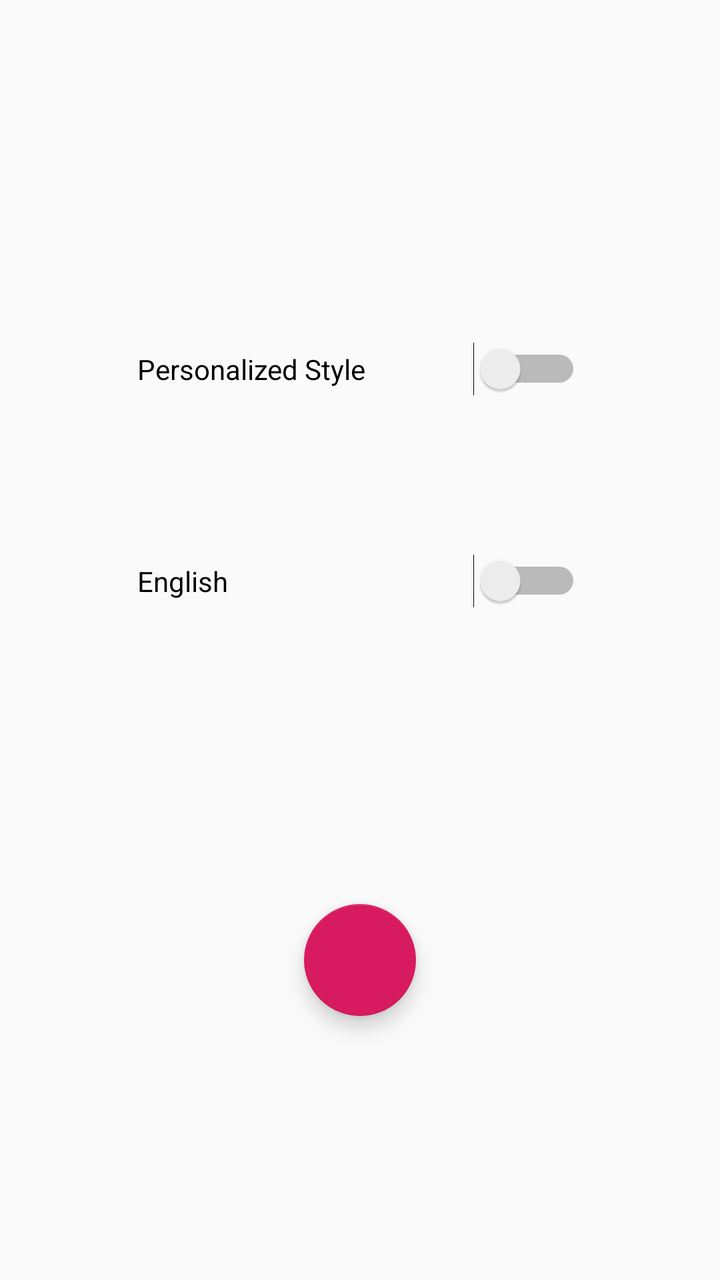
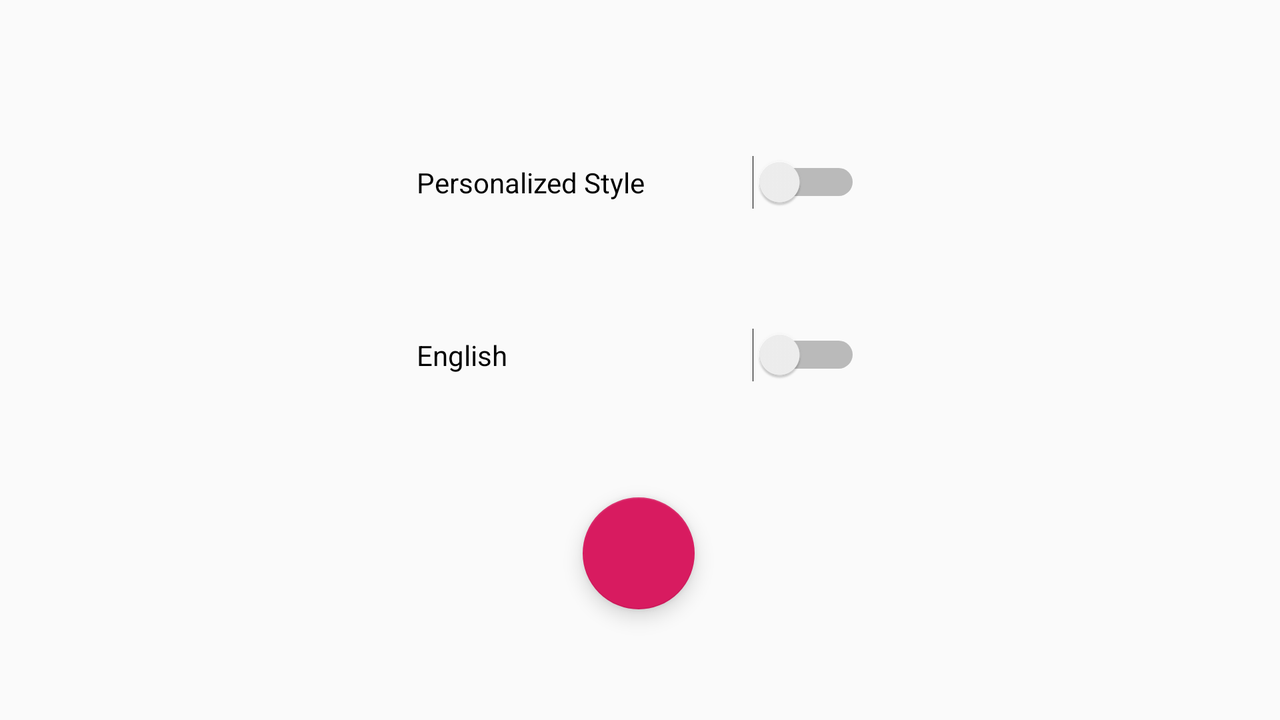

The same Android screen from two of the app's own layout files: first res/layout/ as a phone draws it, then the author's variant for another configuration, drawn on a device whose configuration selects that folder. Both files follow.
<!-- AndroidManifest.xml: application theme AppTheme -->
<!-- res/layout/activity_settings.xml -->
<?xml version="1.0" encoding="utf-8"?>
<android.support.constraint.ConstraintLayout xmlns:android="http://schemas.android.com/apk/res/android"
    xmlns:app="http://schemas.android.com/apk/res-auto"
    xmlns:tools="http://schemas.android.com/tools"
    android:layout_width="match_parent"
    android:layout_height="match_parent"
    android:theme="@style/AppTheme2"
    tools:context=".SettingsActivity">

    <android.support.design.widget.FloatingActionButton
        android:id="@+id/fab7"
        android:layout_width="wrap_content"
        android:layout_height="wrap_content"
        android:layout_gravity="center_vertical|start"
        android:layout_margin="@dimen/fab_margin"
        android:layout_marginStart="8dp"
        android:layout_marginLeft="8dp"
        android:layout_marginTop="8dp"
        android:layout_marginEnd="8dp"
        android:layout_marginRight="8dp"
        android:layout_marginBottom="8dp"
        app:layout_anchorGravity="left"
        app:layout_constraintBottom_toBottomOf="parent"
        app:layout_constraintEnd_toEndOf="parent"
        app:layout_constraintStart_toStartOf="parent"
        app:layout_constraintTop_toBottomOf="@+id/switch2"
        app:srcCompat="@drawable/ic_arrow_back_black" />

    <Switch
        android:id="@+id/switch1"
        android:layout_width="222dp"
        android:layout_height="59dp"
        android:layout_marginStart="8dp"
        android:layout_marginLeft="8dp"
        android:layout_marginTop="8dp"
        android:layout_marginEnd="8dp"
        android:layout_marginRight="8dp"
        android:layout_marginBottom="8dp"
        android:text="@string/pref1"
        app:layout_constraintBottom_toTopOf="@+id/switch2"
        app:layout_constraintEnd_toEndOf="parent"
        app:layout_constraintHorizontal_bias="0.497"
        app:layout_constraintStart_toStartOf="parent"
        app:layout_constraintTop_toTopOf="parent"
        app:layout_constraintVertical_bias="0.79" />

    <Switch
        android:id="@+id/switch2"
        android:layout_width="222dp"
        android:layout_height="59dp"
        android:layout_marginStart="8dp"
        android:layout_marginLeft="8dp"
        android:layout_marginTop="8dp"
        android:layout_marginEnd="8dp"
        android:layout_marginRight="8dp"
        android:layout_marginBottom="320dp"
        android:text="@string/pref2"
        app:layout_constraintBottom_toBottomOf="parent"
        app:layout_constraintEnd_toEndOf="parent"
        app:layout_constraintHorizontal_bias="0.497"
        app:layout_constraintStart_toStartOf="parent"
        app:layout_constraintTop_toTopOf="parent"
        app:layout_constraintVertical_bias="1.0" />

</android.support.constraint.ConstraintLayout>
<!-- resources referenced by this layout -->
<resources>
  <dimen name="fab_margin">16dp</dimen>
  <string name="pref1">Personalized Style</string>
  <string name="pref2">English</string>
  <style name="AppTheme2" parent="Theme.AppCompat.Light.DarkActionBar">
          
          <item name="colorPrimary">@color/colorThird</item>
          <item name="colorPrimaryDark">@color/colorThirdDark</item>
          <item name="colorAccent">@color/colorAccent</item>
      </style>
  <style name="AppTheme" parent="Theme.AppCompat.Light.DarkActionBar">
          
          <item name="colorPrimary">@color/colorPrimary</item>
          <item name="colorPrimaryDark">@color/colorPrimaryDark</item>
          <item name="colorAccent">@color/colorAccent</item>
  
      </style>
  <color name="colorThird">#9C27B0</color>
  <color name="colorThirdDark">#673AB7</color>
  <color name="colorAccent">#D81B60</color>
  <color name="colorPrimary">#008577</color>
  <color name="colorPrimaryDark">#00574B</color>
</resources>
<!-- res/layout-land/activity_settings.xml (the author's variant of the layout above) -->
<!-- drawn on the phone turned sideways -->
<?xml version="1.0" encoding="utf-8"?>
<android.support.constraint.ConstraintLayout xmlns:android="http://schemas.android.com/apk/res/android"
    xmlns:app="http://schemas.android.com/apk/res-auto"
    xmlns:tools="http://schemas.android.com/tools"
    android:layout_width="match_parent"
    android:layout_height="match_parent"
    android:theme="@style/AppTheme"
    tools:context=".SettingsActivity">

    <android.support.design.widget.FloatingActionButton
        android:id="@+id/fab7"
        android:layout_width="wrap_content"
        android:layout_height="wrap_content"
        android:layout_gravity="center_vertical|start"
        android:layout_margin="@dimen/fab_margin"
        android:layout_marginStart="8dp"
        android:layout_marginTop="8dp"
        android:layout_marginEnd="8dp"
        android:layout_marginBottom="8dp"
        app:layout_anchorGravity="left"
        app:layout_constraintBottom_toBottomOf="parent"
        app:layout_constraintEnd_toEndOf="parent"
        app:layout_constraintHorizontal_bias="0.499"
        app:layout_constraintStart_toStartOf="parent"
        app:layout_constraintTop_toBottomOf="@+id/switch2"
        app:layout_constraintVertical_bias="0.246"
        app:srcCompat="@drawable/ic_arrow_back_black" />

    <Switch
        android:id="@+id/switch1"
        android:layout_width="222dp"
        android:layout_height="59dp"
        android:layout_marginStart="8dp"
        android:layout_marginTop="8dp"
        android:layout_marginEnd="8dp"
        android:layout_marginBottom="8dp"
        android:text="@string/pref1"
        app:layout_constraintBottom_toTopOf="@+id/switch2"
        app:layout_constraintEnd_toEndOf="parent"
        app:layout_constraintHorizontal_bias="0.498"
        app:layout_constraintStart_toStartOf="parent"
        app:layout_constraintTop_toTopOf="parent"
        app:layout_constraintVertical_bias="0.894" />

    <Switch
        android:id="@+id/switch2"
        android:layout_width="222dp"
        android:layout_height="85dp"
        android:layout_marginStart="8dp"
        android:layout_marginEnd="8dp"
        android:layout_marginBottom="140dp"
        android:text="@string/pref2"
        app:layout_constraintBottom_toBottomOf="parent"
        app:layout_constraintEnd_toEndOf="parent"
        app:layout_constraintHorizontal_bias="0.498"
        app:layout_constraintStart_toStartOf="parent" />

</android.support.constraint.ConstraintLayout>
<!-- resources referenced by the variant -->
<!-- as the phone turned sideways resolves them -->
<resources>
  <dimen name="fab_margin">16dp</dimen>
  <string name="pref1">Personalized Style</string>
  <string name="pref2">English</string>
  <style name="AppTheme" parent="Theme.AppCompat.Light.DarkActionBar">
          
          <item name="colorPrimary">@color/colorPrimary</item>
          <item name="colorPrimaryDark">@color/colorPrimaryDark</item>
          <item name="colorAccent">@color/colorAccent</item>
  
      </style>
  <color name="colorPrimary">#008577</color>
  <color name="colorPrimaryDark">#00574B</color>
  <color name="colorAccent">#D81B60</color>
</resources>
